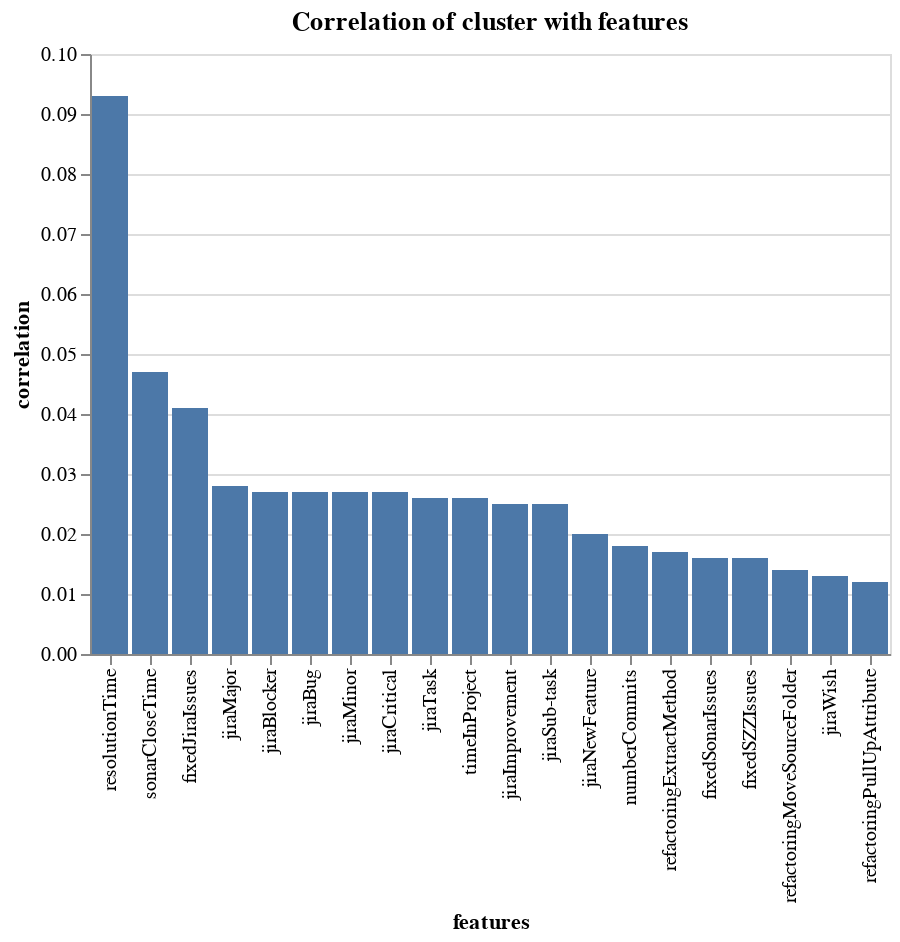

This figure's notebook cell:
### Code cell
corrFeatures, chart = centroid_corr_with_features(centroids[3], devPCA, devs.columns[2:], 20)
print(corrFeatures[:5])
chart

### Figure 1 — Vega-Lite specification as saved in the notebook (floating-point values rounded to 4 significant figures)
{"config": {"view": {"continuousWidth": 400, "continuousHeight": 300}}, "data": {"name": "data-362f00e04d21983b702170611d0a7484"}, "mark": "bar", "encoding": {"x": {"type": "ordinal", "field": "features", "sort": "-y"}, "y": {"type": "quantitative", "field": "correlation"}}, "title": "Correlation of cluster with features", "$schema": "https://vega.github.io/schema/vega-lite/v4.8.1.json", "datasets": {"data-362f00e04d21983b702170611d0a7484": [{"features": "resolutionTime", "correlation": "0.093"}, {"features": "sonarCloseTime", "correlation": "0.047"}, {"features": "fixedJiraIssues", "correlation": "0.041"}, {"features": "jiraMajor", "correlation": "0.028"}, {"features": "jiraBlocker", "correlation": "0.027"}, {"features": "jiraBug", "correlation": "0.027"}, {"features": "jiraMinor", "correlation": "0.027"}, {"features": "jiraCritical", "correlation": "0.027"}, {"features": "jiraTask", "correlation": "0.026"}, {"features": "timeInProject", "correlation": "0.026"}, {"features": "jiraImprovement", "correlation": "0.025"}, {"features": "jiraSub-task", "correlation": "0.025"}, {"features": "jiraNewFeature", "correlation": "0.02"}, {"features": "numberCommits", "correlation": "0.018"}, {"features": "refactoringExtractMethod", "correlation": "0.017"}, {"features": "fixedSonarIssues", "correlation": "0.016"}, {"features": "fixedSZZIssues", "correlation": "0.016"}, {"features": "refactoringMoveSourceFolder", "correlation": "0.014"}, {"features": "jiraWish", "correlation": "0.013"}, {"features": "refactoringPullUpAttribute", "correlation": "0.012"}]}}
